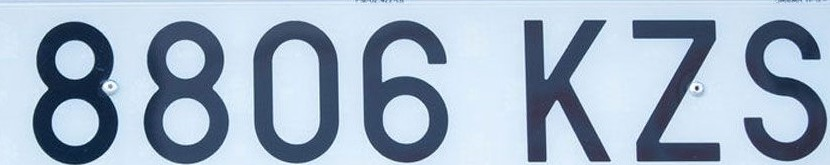
#> input picture matricula2.jpeg, 830 x 165 px
$ python registration.py
#> lines starting #> are read from the running program, lines starting #| are printed output that depends on the picture; after the words box and inside, x2 and y2 are one past the last pixel; in counts of white or black regions, pixels touching at a corner belong together
import cv2
import pytesseract

pytesseract.pytesseract.tesseract_cmd = 'C:\\Program Files\\Tesseract-OCR\\tesseract.exe'

# Cargar la imagen de la matrícula
image = cv2.imread('matricula2.jpeg')
#> image is the input picture: shape (165, 830, 3); mean B, G, R 197.1, 178, 160.8

# Convertir la imagen a escala de grises
gray_image = cv2.cvtColor(image, cv2.COLOR_BGR2GRAY)
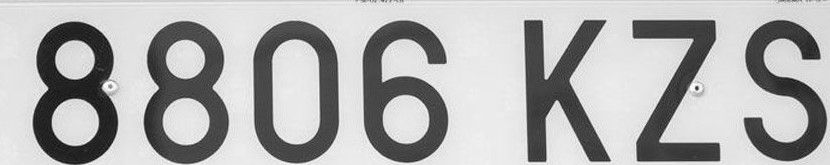
#> gray_image: shape (165, 830); min 8, max 253, mean 175.1

# Aplicar un filtro Gaussiano para reducir el ruido
blurred_image = cv2.GaussianBlur(gray_image, (5, 5), 0)

# Aplicar umbral adaptativo para resaltar los caracteres de la matrícula
_, threshold_image = cv2.threshold(blurred_image, 0, 255, cv2.THRESH_BINARY + cv2.THRESH_OTSU)
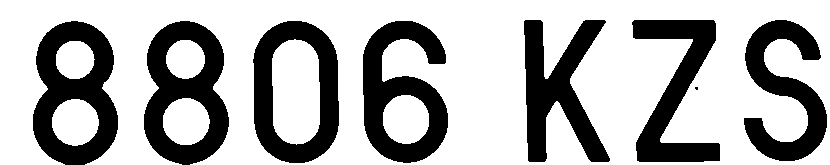
#> threshold_image: shape (165, 830); 68.7% white; 8 black regions (1 under 20 px), largest, box (x1, y1, x2, y2) and area: (33, 21, 118, 165) 6858, (144, 21, 229, 165) 6695, (363, 21, 448, 163) 6428

# Realizar operaciones de dilatación y erosión para mejorar la calidad de la imagen binaria
kernel = cv2.getStructuringElement(cv2.MORPH_RECT, (3, 3))
dilated_image = cv2.dilate(threshold_image, kernel, iterations=3)
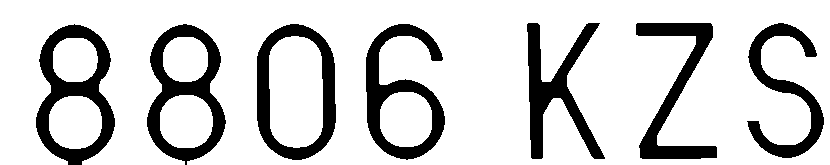
#> dilated_image: shape (165, 830); 80.7% white; 7 black regions, largest, box (x1, y1, x2, y2) and area: (36, 24, 115, 165) 4320, (147, 24, 226, 165) 4121, (366, 24, 445, 160) 3926
eroded_image = cv2.erode(dilated_image, kernel, iterations=2)
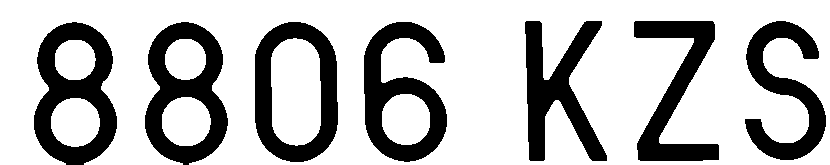
#> eroded_image: shape (165, 830); 72.7% white; 7 black regions

# Obtener los componentes conectados en la imagen binaria
contours, _ = cv2.findContours(eroded_image.copy(), cv2.RETR_EXTERNAL, cv2.CHAIN_APPROX_SIMPLE)
#> contours = 5 contours; box (x1, y1, x2, y2) and area: (0, 0, 830, 165) 117224, (162, 97, 211, 146) 1860, (51, 98, 100, 147) 1843, (165, 39, 206, 80) 1299, (55, 40, 96, 80) 1275

# Filtrar los contornos por área y forma
filtered_contours = []
for contour in contours:
    x, y, w, h = cv2.boundingRect(contour)
    aspect_ratio = w / float(h)
    area = cv2.contourArea(contour)
    if aspect_ratio > 2 and area > 2000:
        filtered_contours.append(contour)
#> this loop made 5 passes
#> (x, y, w, h, aspect_ratio, area) on passes 1 to 5: (51, 98, 49, 49, 1, 1843), (162, 97, 49, 49, 1, 1859.5), (55, 40, 41, 40, 1.02, 1275), (165, 39, 41, 41, 1, 1299), (0, 0, 830, 165, 5.03, 117224)
#> after the loop, filtered_contours = 1 contour; box (x1, y1, x2, y2) and area: (0, 0, 830, 165) 117224

# Ordenar los contornos de izquierda a derecha
filtered_contours = sorted(filtered_contours, key=lambda c: cv2.boundingRect(c)[0])

# Reconocer el texto de cada contorno y concatenarlo en una cadena
recognized_text = ''
for contour in filtered_contours:
    x, y, w, h = cv2.boundingRect(contour)
    roi = eroded_image[y:y + h, x:x + w]
#> (the run stopped early here; a loop or call above may not have finished)
